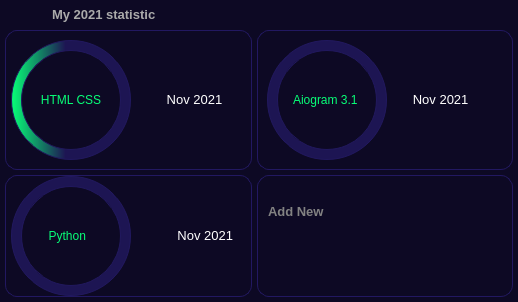
           <widget class="QFrame" name="subSpendBox">
            <property name="minimumSize">
             <size>
              <width>0</width>
              <height>0</height>
             </size>
            </property>
            <property name="styleSheet">
             <string notr="true">QFrame {
	background-color: rgb(13, 9, 36);
	border: none;
	border-radius: 12px;
}</string>
            </property>
            <property name="frameShape">
             <enum>QFrame::NoFrame</enum>
            </property>
            <property name="frameShadow">
             <enum>QFrame::Raised</enum>
            </property>
            <layout class="QVBoxLayout" name="verticalLayout_7" stretch="0,0">
             <property name="spacing">
              <number>0</number>
             </property>
             <property name="leftMargin">
              <number>0</number>
             </property>
             <property name="topMargin">
              <number>0</number>
             </property>
             <property name="rightMargin">
              <number>0</number>
             </property>
             <property name="bottomMargin">
              <number>0</number>
             </property>
             <item>
              <widget class="QFrame" name="frame_14">
               <property name="minimumSize">
                <size>
                 <width>0</width>
                 <height>30</height>
                </size>
               </property>
               <property name="maximumSize">
                <size>
                 <width>16777215</width>
                 <height>30</height>
                </size>
               </property>
               <property name="styleSheet">
                <string notr="true">background-color: rgb(13, 9, 36);</string>
               </property>
               <property name="frameShape">
                <enum>QFrame::NoFrame</enum>
               </property>
               <property name="frameShadow">
                <enum>QFrame::Raised</enum>
               </property>
               <layout class="QHBoxLayout" name="horizontalLayout_13">
                <property name="spacing">
                 <number>0</number>
                </property>
                <property name="leftMargin">
                 <number>0</number>
                </property>
                <property name="topMargin">
                 <number>0</number>
                </property>
                <property name="rightMargin">
                 <number>10</number>
                </property>
                <property name="bottomMargin">
                 <number>0</number>
                </property>
                <item alignment="Qt::AlignHCenter|Qt::AlignVCenter">
                 <widget class="QLabel" name="label_13">
                  <property name="minimumSize">
                   <size>
                    <width>150</width>
                    <height>0</height>
                   </size>
                  </property>
                  <property name="maximumSize">
                   <size>
                    <width>150</width>
                    <height>16777215</height>
                   </size>
                  </property>
                  <property name="font">
                   <font>
                    <pointsize>10</pointsize>
                    <weight>75</weight>
                    <bold>true</bold>
                   </font>
                  </property>
                  <property name="styleSheet">
                   <string notr="true">color: rgb(170, 170, 170);</string>
                  </property>
                  <property name="text">
                   <string>My 2021 statistic</string>
                  </property>
                 </widget>
                </item>
                <item alignment="Qt::AlignRight|Qt::AlignVCenter">
                 <widget class="QPushButton" name="pushButton_8">
                  <property name="minimumSize">
                   <size>
                    <width>26</width>
                    <height>26</height>
                   </size>
                  </property>
                  <property name="maximumSize">
                   <size>
                    <width>26</width>
                    <height>26</height>
                   </size>
                  </property>
                  <property name="styleSheet">
                   <string notr="true">QPushButton {
	border: none;
	background-color: rgb(13, 9, 36);
	border-radius: 13;
}

QPushButton:hover {
	background-color: rgb(124, 124, 124);
}

QPushButton:pressed {
	background-color: rgb(0, 0, 0);
}</string>
                  </property>
                  <property name="text">
                   <string/>
                  </property>
                  <property name="icon">
                   <iconset resource="resources/resources.qrc">
                    <normaloff>:/icons/icons/more.svg</normaloff>:/icons/icons/more.svg</iconset>
                  </property>
                  <property name="iconSize">
                   <size>
                    <width>24</width>
                    <height>24</height>
                   </size>
                  </property>
                 </widget>
                </item>
               </layout>
              </widget>
             </item>
             <item>
              <widget class="QFrame" name="frame_15">
               <property name="frameShape">
                <enum>QFrame::NoFrame</enum>
               </property>
               <property name="frameShadow">
                <enum>QFrame::Raised</enum>
               </property>
               <layout class="QGridLayout" name="gridLayout">
                <property name="leftMargin">
                 <number>5</number>
                </property>
                <property name="topMargin">
                 <number>0</number>
                </property>
                <property name="rightMargin">
                 <number>5</number>
                </property>
                <property name="bottomMargin">
                 <number>5</number>
                </property>
                <property name="spacing">
                 <number>5</number>
                </property>
                <item row="0" column="0">
                 <widget class="QFrame" name="frame_35">
                  <property name="styleSheet">
                   <string notr="true">border: 1px solid rgb(34, 24, 97);</string>
                  </property>
                  <property name="frameShape">
                   <enum>QFrame::NoFrame</enum>
                  </property>
                  <property name="frameShadow">
                   <enum>QFrame::Raised</enum>
                  </property>
                  <layout class="QHBoxLayout" name="horizontalLayout_19">
                   <property name="spacing">
                    <number>5</number>
                   </property>
                   <property name="leftMargin">
                    <number>5</number>
                   </property>
                   <property name="topMargin">
                    <number>0</number>
                   </property>
                   <property name="rightMargin">
                    <number>5</number>
                   </property>
                   <property name="bottomMargin">
                    <number>0</number>
                   </property>
                   <item alignment="Qt::AlignHCenter|Qt::AlignVCenter">
                    <widget class="QFrame" name="frame_30">
                     <property name="minimumSize">
                      <size>
                       <width>120</width>
                       <height>120</height>
                      </size>
                     </property>
                     <property name="maximumSize">
                      <size>
                       <width>120</width>
                       <height>120</height>
                      </size>
                     </property>
                     <property name="styleSheet">
                      <string notr="true">background-color: qlineargradient(spread:pad, x1:0, y1:0, x2:1, y2:0, stop:0 rgba(7, 255, 119, 1), stop:0.454 rgba(29, 21, 83, 1));
border: 1px solid rgb(33, 24, 94);
border-radius: 60;</string>
                     </property>
                     <property name="frameShape">
                      <enum>QFrame::NoFrame</enum>
                     </property>
                     <property name="frameShadow">
                      <enum>QFrame::Raised</enum>
                     </property>
                     <layout class="QHBoxLayout" name="horizontalLayout_18">
                      <item alignment="Qt::AlignHCenter">
                       <widget class="QFrame" name="frame_31">
                        <property name="minimumSize">
                         <size>
                          <width>100</width>
                          <height>100</height>
                         </size>
                        </property>
                        <property name="maximumSize">
                         <size>
                          <width>130</width>
                          <height>130</height>
                         </size>
                        </property>
                        <property name="styleSheet">
                         <string notr="true">background-color: rgb(13, 9, 36);
border: 1px solid rgb(33, 24, 94);
border-radius: 50px;</string>
                        </property>
                        <property name="frameShape">
                         <enum>QFrame::NoFrame</enum>
                        </property>
                        <property name="frameShadow">
                         <enum>QFrame::Raised</enum>
                        </property>
                        <layout class="QHBoxLayout" name="horizontalLayout_30">
                         <item>
                          <widget class="QLabel" name="label_22">
                           <property name="font">
                            <font>
                             <pointsize>-1</pointsize>
                            </font>
                           </property>
                           <property name="styleSheet">
                            <string notr="true">color: rgb(7, 255, 119);
border:none;
background:none;
font-size:12px;</string>
                           </property>
                           <property name="text">
                            <string>   HTML CSS</string>
                           </property>
                          </widget>
                         </item>
                        </layout>
                       </widget>
                      </item>
                     </layout>
                    </widget>
                   </item>
                   <item alignment="Qt::AlignVCenter">
                    <widget class="QFrame" name="frame_37">
                     <property name="minimumSize">
                      <size>
                       <width>110</width>
                       <height>0</height>
                      </size>
                     </property>
                     <property name="maximumSize">
                      <size>
                       <width>110</width>
                       <height>16777215</height>
                      </size>
                     </property>
                     <property name="styleSheet">
                      <string notr="true">border: none;</string>
                     </property>
                     <property name="frameShape">
                      <enum>QFrame::NoFrame</enum>
                     </property>
                     <property name="frameShadow">
                      <enum>QFrame::Raised</enum>
                     </property>
                     <layout class="QVBoxLayout" name="verticalLayout_16">
                      <item>
                       <widget class="QLabel" name="label_21">
                        <property name="font">
                         <font>
                          <pointsize>10</pointsize>
                          <weight>50</weight>
                          <bold>false</bold>
                         </font>
                        </property>
                        <property name="styleSheet">
                         <string notr="true">color: white;</string>
                        </property>
                        <property name="text">
                         <string>      Nov 2021</string>
                        </property>
                       </widget>
                      </item>
                     </layout>
                    </widget>
                   </item>
                  </layout>
                 </widget>
                </item>
                <item row="0" column="1">
                 <widget class="QFrame" name="frame_18">
                  <property name="styleSheet">
                   <string notr="true"/>
                  </property>
                  <property name="frameShape">
                   <enum>QFrame::NoFrame</enum>
                  </property>
                  <property name="frameShadow">
                   <enum>QFrame::Raised</enum>
                  </property>
                  <layout class="QHBoxLayout" name="horizontalLayout_25">
                   <property name="spacing">
                    <number>0</number>
                   </property>
                   <property name="leftMargin">
                    <number>0</number>
                   </property>
                   <property name="topMargin">
                    <number>0</number>
                   </property>
                   <property name="rightMargin">
                    <number>0</number>
                   </property>
                   <property name="bottomMargin">
                    <number>0</number>
                   </property>
                   <item>
                    <widget class="QFrame" name="frame_38">
                     <property name="styleSheet">
                      <string notr="true">border: 1px solid rgb(34, 24, 97);</string>
                     </property>
                     <property name="frameShape">
                      <enum>QFrame::NoFrame</enum>
                     </property>
                     <property name="frameShadow">
                      <enum>QFrame::Raised</enum>
                     </property>
                     <layout class="QHBoxLayout" name="horizontalLayout_24">
                      <item>
                       <widget class="QFrame" name="frame_42">
                        <property name="minimumSize">
                         <size>
                          <width>120</width>
                          <height>120</height>
                         </size>
                        </property>
                        <property name="maximumSize">
                         <size>
                          <width>120</width>
                          <height>120</height>
                         </size>
                        </property>
                        <property name="styleSheet">
                         <string notr="true">background-color: qlineargradient(spread:pad, x1:2, y1:0, x2:1, y2:0, stop:0.267 rgba(7, 255, 119, 1), stop:0.269 rgba(29, 21, 83, 1));
border: 1px solid rgb(33, 24, 94);
border-radius: 60;</string>
                        </property>
                        <property name="frameShape">
                         <enum>QFrame::NoFrame</enum>
                        </property>
                        <property name="frameShadow">
                         <enum>QFrame::Raised</enum>
                        </property>
                        <layout class="QHBoxLayout" name="horizontalLayout_23">
                         <item alignment="Qt::AlignHCenter">
                          <widget class="QFrame" name="frame_43">
                           <property name="minimumSize">
                            <size>
                             <width>100</width>
                             <height>100</height>
                            </size>
                           </property>
                           <property name="maximumSize">
                            <size>
                             <width>130</width>
                             <height>130</height>
                            </size>
                           </property>
                           <property name="styleSheet">
                            <string notr="true">background-color: rgb(13, 9, 36);
border: 1px solid rgb(33, 24, 94);
border-radius: 50px;</string>
                           </property>
                           <property name="frameShape">
                            <enum>QFrame::NoFrame</enum>
                           </property>
                           <property name="frameShadow">
                            <enum>QFrame::Raised</enum>
                           </property>
                           <layout class="QHBoxLayout" name="horizontalLayout_31">
                            <item>
                             <widget class="QLabel" name="label_23">
                              <property name="font">
                               <font>
                                <pointsize>-1</pointsize>
                               </font>
                              </property>
                              <property name="styleSheet">
                               <string notr="true">color: rgb(7, 255, 119);
border:none;
background:none;
font-size:12px;</string>
                              </property>
                              <property name="text">
                               <string>  Aiogram 3.1</string>
                              </property>
                             </widget>
                            </item>
                           </layout>
                          </widget>
                         </item>
                        </layout>
                       </widget>
                      </item>
                      <item alignment="Qt::AlignVCenter">
                       <widget class="QFrame" name="frame_41">
                        <property name="minimumSize">
                         <size>
                          <width>110</width>
                          <height>0</height>
                         </size>
                        </property>
                        <property name="maximumSize">
                         <size>
                          <width>110</width>
                          <height>16777215</height>
                         </size>
                        </property>
                        <property name="styleSheet">
                         <string notr="true">border: none;</string>
                        </property>
                        <property name="frameShape">
                         <enum>QFrame::NoFrame</enum>
                        </property>
                        <property name="frameShadow">
                         <enum>QFrame::Raised</enum>
                        </property>
                        <layout class="QVBoxLayout" name="verticalLayout_17">
                         <item>
                          <widget class="QLabel" name="label_24">
                           <property name="font">
                            <font>
                             <pointsize>10</pointsize>
                             <weight>50</weight>
                             <bold>false</bold>
                            </font>
                           </property>
                           <property name="styleSheet">
                            <string notr="true">color: white;</string>
                           </property>
                           <property name="text">
                            <string>   Nov 2021</string>
                           </property>
                          </widget>
                         </item>
                        </layout>
                       </widget>
                      </item>
                     </layout>
                    </widget>
                   </item>
                  </layout>
                 </widget>
                </item>
                <item row="1" column="0">
                 <widget class="QFrame" name="frame_17">
                  <property name="styleSheet">
                   <string notr="true"/>
                  </property>
                  <property name="frameShape">
                   <enum>QFrame::StyledPanel</enum>
                  </property>
                  <property name="frameShadow">
                   <enum>QFrame::Raised</enum>
                  </property>
                  <layout class="QHBoxLayout" name="horizontalLayout_28">
                   <property name="spacing">
                    <number>0</number>
                   </property>
                   <property name="leftMargin">
                    <number>0</number>
                   </property>
                   <property name="topMargin">
                    <number>0</number>
                   </property>
                   <property name="rightMargin">
                    <number>0</number>
                   </property>
                   <property name="bottomMargin">
                    <number>0</number>
                   </property>
                   <item>
                    <widget class="QFrame" name="frame_45">
                     <property name="styleSheet">
                      <string notr="true">border: 1px solid rgb(34, 24, 97);</string>
                     </property>
                     <property name="frameShape">
                      <enum>QFrame::NoFrame</enum>
                     </property>
                     <property name="frameShadow">
                      <enum>QFrame::Raised</enum>
                     </property>
                     <layout class="QHBoxLayout" name="horizontalLayout_26">
                      <property name="spacing">
                       <number>5</number>
                      </property>
                      <property name="leftMargin">
                       <number>5</number>
                      </property>
                      <property name="topMargin">
                       <number>0</number>
                      </property>
                      <property name="rightMargin">
                       <number>5</number>
                      </property>
                      <property name="bottomMargin">
                       <number>0</number>
                      </property>
                      <item alignment="Qt::AlignHCenter|Qt::AlignVCenter">
                       <widget class="QFrame" name="frame_46">
                        <property name="minimumSize">
                         <size>
                          <width>120</width>
                          <height>120</height>
                         </size>
                        </property>
                        <property name="maximumSize">
                         <size>
                          <width>120</width>
                          <height>120</height>
                         </size>
                        </property>
                        <property name="styleSheet">
                         <string notr="true">background-color: qlineargradient(spread:pad, x1:2, y1:0, x2:1, y2:0, stop:0.267 rgba(7, 255, 119, 1), stop:0.269 rgba(29, 21, 83, 1));
border: 1px solid rgb(33, 24, 94);
border-radius: 60;</string>
                        </property>
                        <property name="frameShape">
                         <enum>QFrame::NoFrame</enum>
                        </property>
                        <property name="frameShadow">
                         <enum>QFrame::Raised</enum>
                        </property>
                        <layout class="QHBoxLayout" name="horizontalLayout_27">
                         <property name="spacing">
                          <number>0</number>
                         </property>
                         <property name="leftMargin">
                          <number>0</number>
                         </property>
                         <property name="topMargin">
                          <number>0</number>
                         </property>
                         <property name="rightMargin">
                          <number>0</number>
                         </property>
                         <property name="bottomMargin">
                          <number>0</number>
                         </property>
                         <item alignment="Qt::AlignHCenter">
                          <widget class="QFrame" name="frame_47">
                           <property name="minimumSize">
                            <size>
                             <width>100</width>
                             <height>100</height>
                            </size>
                           </property>
                           <property name="maximumSize">
                            <size>
                             <width>100</width>
                             <height>100</height>
                            </size>
                           </property>
                           <property name="styleSheet">
                            <string notr="true">background-color: rgb(13, 9, 36);
border: 1px solid rgb(33, 24, 94);
border-radius: 50px;</string>
                           </property>
                           <property name="frameShape">
                            <enum>QFrame::NoFrame</enum>
                           </property>
                           <property name="frameShadow">
                            <enum>QFrame::Raised</enum>
                           </property>
                           <layout class="QHBoxLayout" name="horizontalLayout_29">
                            <property name="spacing">
                             <number>0</number>
                            </property>
                            <property name="leftMargin">
                             <number>0</number>
                            </property>
                            <property name="topMargin">
                             <number>0</number>
                            </property>
                            <property name="rightMargin">
                             <number>0</number>
                            </property>
                            <property name="bottomMargin">
                             <number>0</number>
                            </property>
                            <item>
                             <widget class="QLabel" name="label_25">
                              <property name="font">
                               <font>
                                <pointsize>-1</pointsize>
                               </font>
                              </property>
                              <property name="styleSheet">
                               <string notr="true">color: rgb(7, 255, 119);
border:none;
background:none;
font-size:12px;</string>
                              </property>
                              <property name="text">
                               <string>        Python</string>
                              </property>
                             </widget>
                            </item>
                           </layout>
                          </widget>
                         </item>
                        </layout>
                       </widget>
                      </item>
                      <item alignment="Qt::AlignVCenter">
                       <widget class="QFrame" name="frame_49">
                        <property name="minimumSize">
                         <size>
                          <width>110</width>
                          <height>0</height>
                         </size>
                        </property>
                        <property name="maximumSize">
                         <size>
                          <width>110</width>
                          <height>16777215</height>
                         </size>
                        </property>
                        <property name="styleSheet">
                         <string notr="true">border: none;</string>
                        </property>
                        <property name="frameShape">
                         <enum>QFrame::NoFrame</enum>
                        </property>
                        <property name="frameShadow">
                         <enum>QFrame::Raised</enum>
                        </property>
                        <layout class="QVBoxLayout" name="verticalLayout_18">
                         <item>
                          <widget class="QLabel" name="label_26">
                           <property name="font">
                            <font>
                             <pointsize>10</pointsize>
                             <weight>50</weight>
                             <bold>false</bold>
                            </font>
                           </property>
                           <property name="styleSheet">
                            <string notr="true">color: white;</string>
                           </property>
                           <property name="text">
                            <string>         Nov 2021</string>
                           </property>
                          </widget>
                         </item>
                        </layout>
                       </widget>
                      </item>
                     </layout>
                    </widget>
                   </item>
                  </layout>
                 </widget>
                </item>
                <item row="1" column="1">
                 <widget class="QFrame" name="frame_19">
                  <property name="styleSheet">
                   <string notr="true">border: 1px solid rgb(34, 24, 97);</string>
                  </property>
                  <property name="frameShape">
                   <enum>QFrame::NoFrame</enum>
                  </property>
                  <property name="frameShadow">
                   <enum>QFrame::Raised</enum>
                  </property>
                  <layout class="QVBoxLayout" name="verticalLayout_19">
                   <property name="spacing">
                    <number>0</number>
                   </property>
                   <property name="leftMargin">
                    <number>0</number>
                   </property>
                   <property name="topMargin">
                    <number>10</number>
                   </property>
                   <property name="rightMargin">
                    <number>0</number>
                   </property>
                   <property name="bottomMargin">
                    <number>20</number>
                   </property>
                   <item>
                    <widget class="QPushButton" name="pushButton_9">
                     <property name="minimumSize">
                      <size>
                       <width>100</width>
                       <height>50</height>
                      </size>
                     </property>
                     <property name="maximumSize">
                      <size>
                       <width>100</width>
                       <height>50</height>
                      </size>
                     </property>
                     <property name="font">
                      <font>
                       <pointsize>10</pointsize>
                       <weight>75</weight>
                       <bold>true</bold>
                      </font>
                     </property>
                     <property name="styleSheet">
                      <string notr="true">color: rgb(130, 130, 130);
border: none;
text-align: left;
padding-left: 10px;
background-color: rgb(13, 9, 36);</string>
                     </property>
                     <property name="text">
                      <string>Add New</string>
                     </property>
                     <property name="icon">
                      <iconset resource="resources/resources.qrc">
                       <normaloff>:/icons/icons/plus.svg</normaloff>:/icons/icons/plus.svg</iconset>
                     </property>
                     <property name="iconSize">
                      <size>
                       <width>25</width>
                       <height>25</height>
                      </size>
                     </property>
                    </widget>
                   </item>
                   <item>
                    <widget class="QPushButton" name="pushButton_10">
                     <property name="minimumSize">
                      <size>
                       <width>0</width>
                       <height>0</height>
                      </size>
                     </property>
                     <property name="maximumSize">
                      <size>
                       <width>22222</width>
                       <height>22222</height>
                      </size>
                     </property>
                     <property name="font">
                      <font>
                       <pointsize>10</pointsize>
                       <weight>75</weight>
                       <bold>true</bold>
                      </font>
                     </property>
                     <property name="styleSheet">
                      <string notr="true">color: rgb(130, 130, 130);
border: none;
text-align: center;
padding-left: 10px;
background-color: rgb(13, 9, 36);</string>
                     </property>
                     <property name="text">
                      <string/>
                     </property>
                     <property name="icon">
                      <iconset resource="resources/resources.qrc">
                       <normaloff>:/icons/icons/plus.svg</normaloff>:/icons/icons/plus.svg</iconset>
                     </property>
                     <property name="iconSize">
                      <size>
                       <width>40</width>
                       <height>40</height>
                      </size>
                     </property>
                    </widget>
                   </item>
                  </layout>
                 </widget>
                </item>
               </layout>
              </widget>
             </item>
            </layout>
           </widget>
